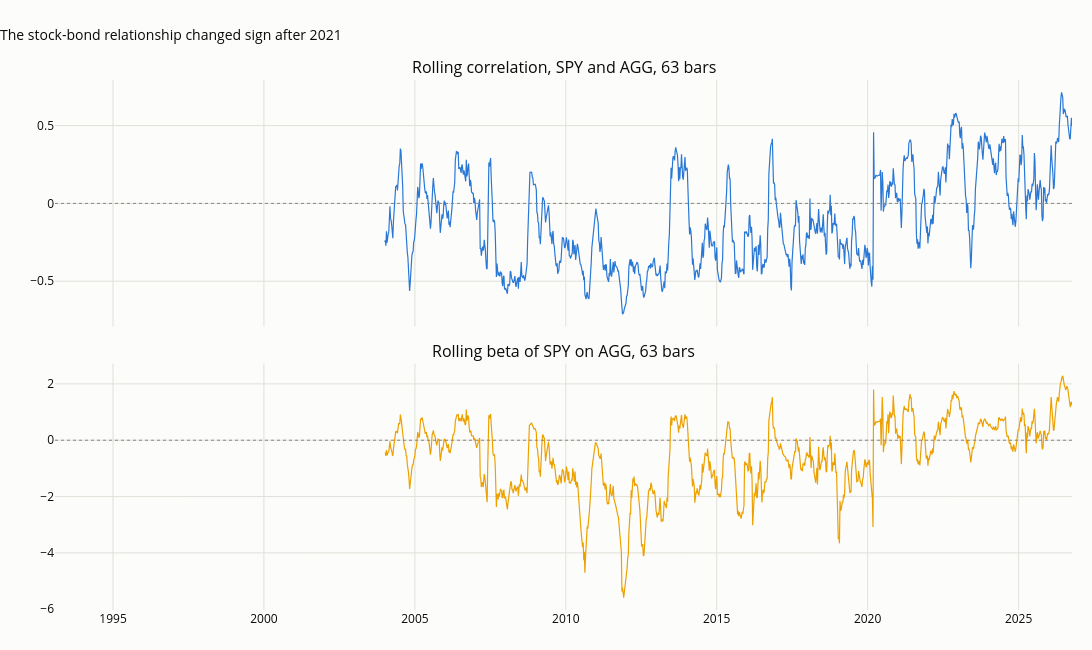

Write notebook code for a chart like this one.
### Code cell
fig = make_subplots(rows=2, cols=1, shared_xaxes=True, vertical_spacing=0.07,
                    subplot_titles=("Rolling correlation, SPY and AGG, 63 bars", "Rolling beta of SPY on AGG, 63 bars"))
rho_w, beta_w = weekly(rho), weekly(beta)
fig.add_scatter(x=rho_w.index, y=rho_w, mode="lines", line=dict(width=1.2, color=SERIES[0]), showlegend=False, row=1, col=1)
fig.add_scatter(x=beta_w.index, y=beta_w, mode="lines", line=dict(width=1.2, color=SERIES[4]), showlegend=False, row=2, col=1)
for r_ in (1, 2):
    fig.add_hline(y=0, line=dict(color=MUTED, width=1, dash="dot"), row=r_, col=1)
fig.update_layout(title="The stock-bond relationship changed sign after 2021", height=650, width=1100, margin=dict(t=80))
save_figure(fig, "12_05_stock_bond", FIG)
fig

### Figure 1 — Plotly figure (JSON) as saved in the notebook; plotly's stock layout.template omitted (floating-point values rounded to 4 significant figures; data arrays with more than 128 entries replaced by an {"elided": "..."} marker saying what was removed)
{"data": [{"line": {"color": "#2a78d6", "width": 1.2}, "mode": "lines", "showlegend": false, "type": "scatter", "x": {"elided": "1759 str values"}, "xaxis": "x", "y": {"elided": "1759 float values"}, "yaxis": "y"}, {"line": {"color": "#eda100", "width": 1.2}, "mode": "lines", "showlegend": false, "type": "scatter", "x": {"elided": "1759 str values"}, "xaxis": "x2", "y": {"elided": "1759 float values"}, "yaxis": "y2"}], "layout": {"annotations": [{"font": {"size": 16}, "showarrow": false, "text": "Rolling correlation, SPY and AGG, 63 bars", "x": 0.5, "xanchor": "center", "xref": "paper", "y": 1.0, "yanchor": "bottom", "yref": "paper"}, {"font": {"size": 16}, "showarrow": false, "text": "Rolling beta of SPY on AGG, 63 bars", "x": 0.5, "xanchor": "center", "xref": "paper", "y": 0.465, "yanchor": "bottom", "yref": "paper"}], "height": 650, "margin": {"t": 80}, "shapes": [{"line": {"color": "#898781", "dash": "dot", "width": 1}, "type": "line", "x0": 0, "x1": 1, "xref": "x domain", "y0": 0, "y1": 0, "yref": "y"}, {"line": {"color": "#898781", "dash": "dot", "width": 1}, "type": "line", "x0": 0, "x1": 1, "xref": "x2 domain", "y0": 0, "y1": 0, "yref": "y2"}], "title": {"text": "The stock-bond relationship changed sign after 2021"}, "width": 1100, "xaxis": {"anchor": "y", "domain": [0.0, 1.0], "matches": "x2", "showticklabels": false}, "xaxis2": {"anchor": "y2", "domain": [0.0, 1.0]}, "yaxis": {"anchor": "x", "domain": [0.535, 1.0]}, "yaxis2": {"anchor": "x2", "domain": [0.0, 0.465]}}}
